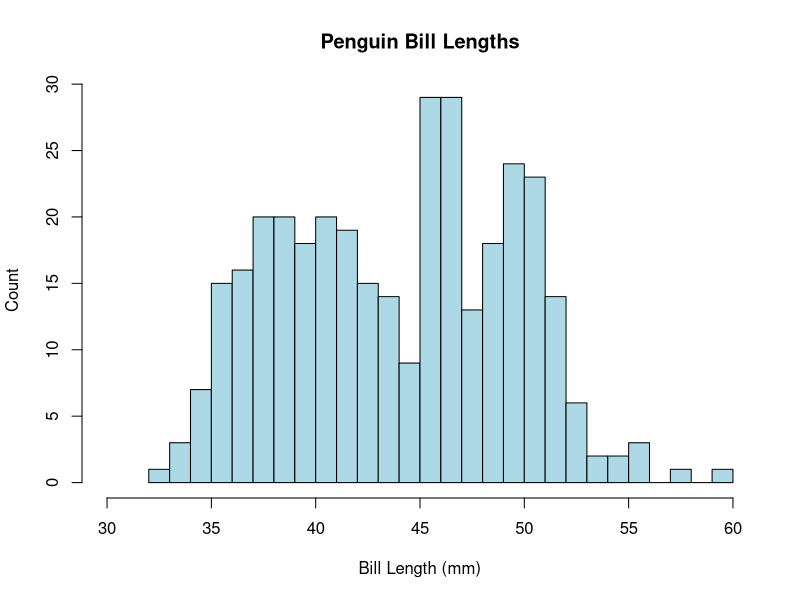
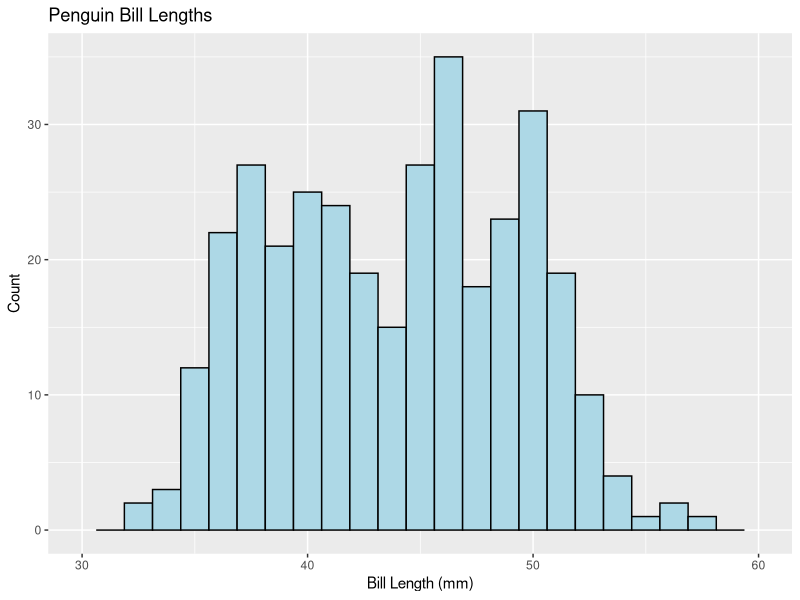
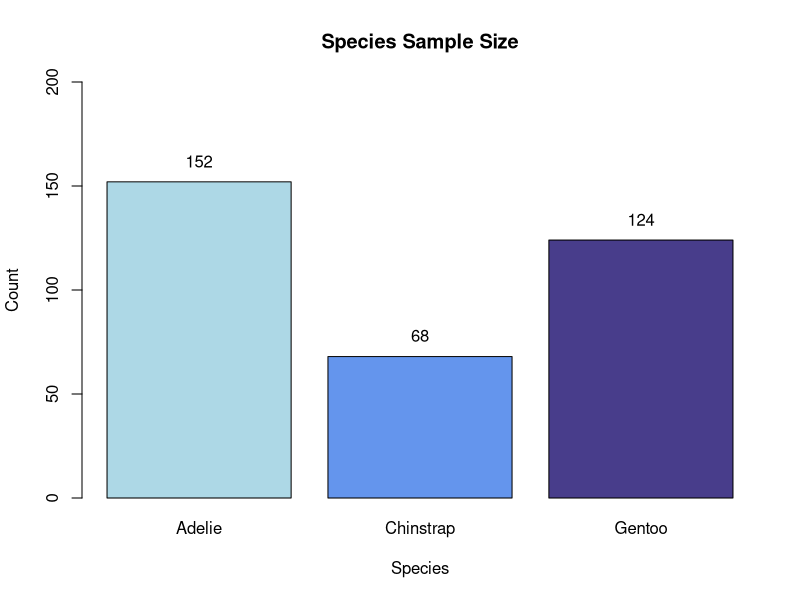
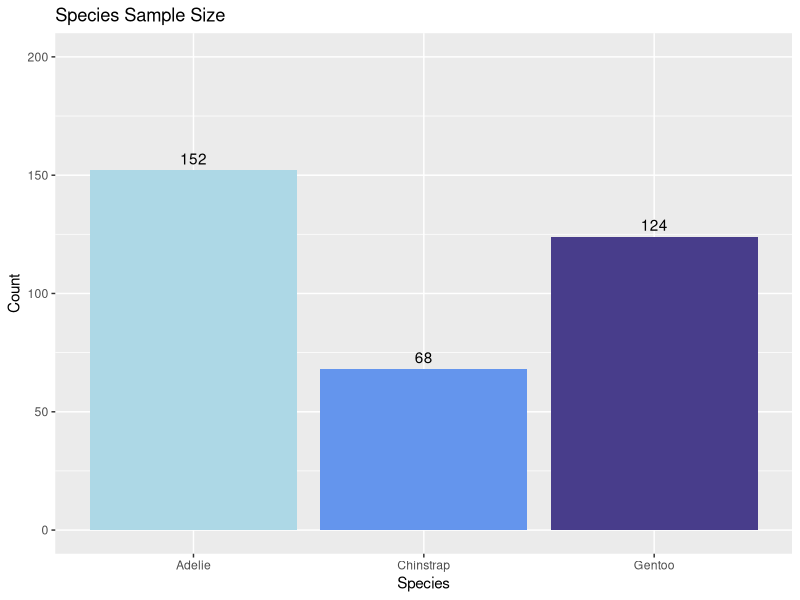
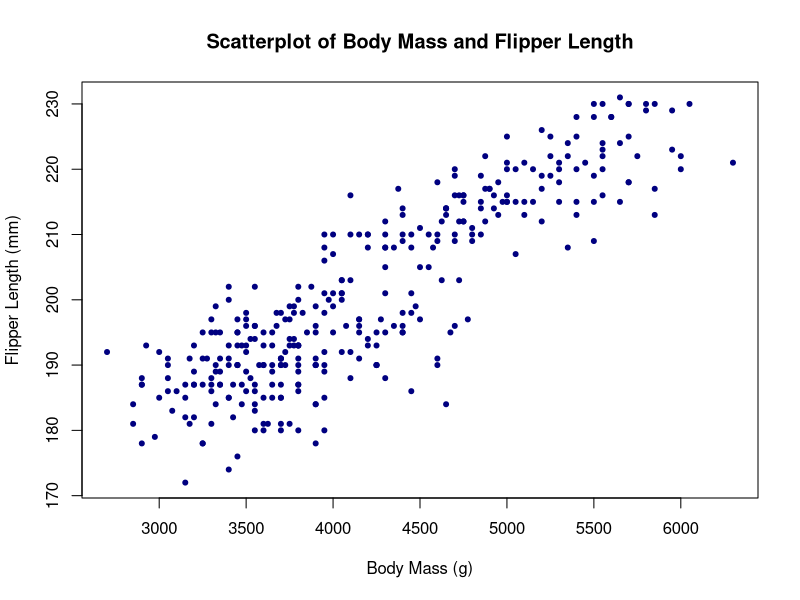
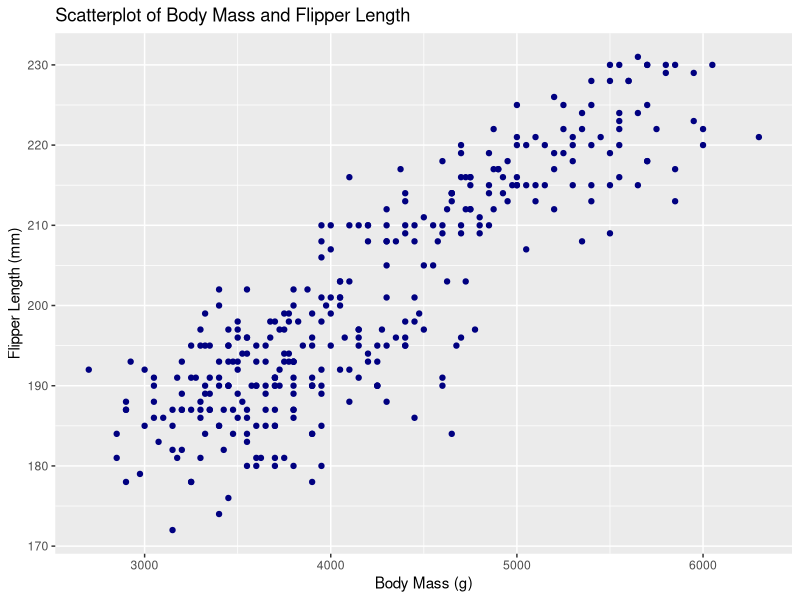
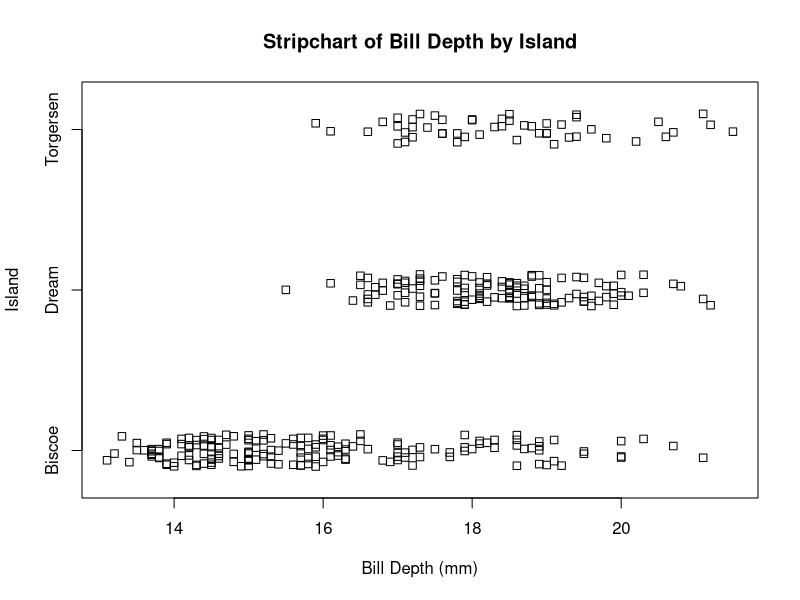
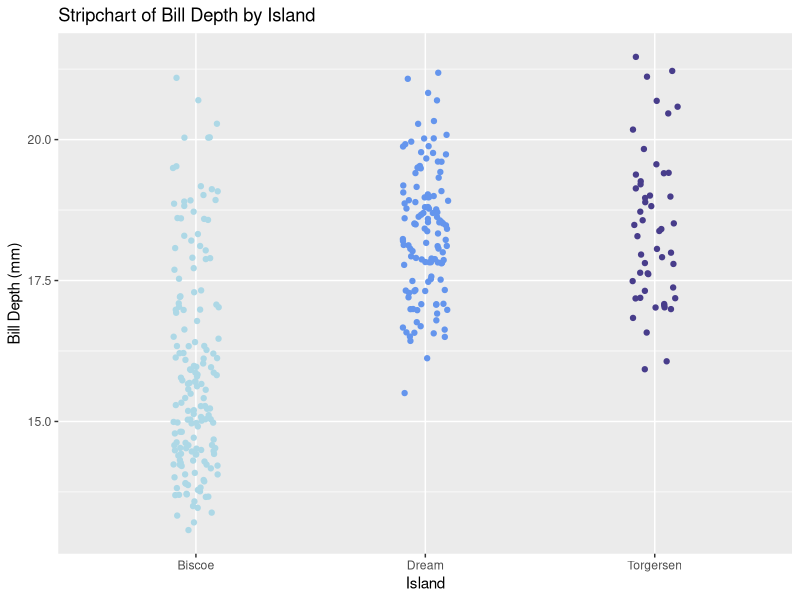

The R source for these figures, in order:
## ---- chunk 1
knitr::opts_chunk$set(comment = '##', prompt = FALSE, collapse = FALSE)
## ---- chunk 2
library(palmerpenguins)
## ---- chunk 3
head(penguins)
## ---- chunk 4
hist(penguins$bill_length_mm, breaks = 25, col = 'lightblue', 
     xlim = c(30, 60),
     main = 'Penguin Bill Lengths', 
     xlab = 'Bill Length (mm)', ylab = 'Count')
## ---- chunk 5
library(ggplot2)

ggplot(penguins, aes(x = bill_length_mm)) +
  geom_histogram(fill = 'lightblue', color = 'black', bins = 25) +
  xlim(30, 60) + 
  labs(title = 'Penguin Bill Lengths',
       x = 'Bill Length (mm)', y = 'Count')
## ---- chunk 6
species_counts <- as.data.frame(xtabs(~ species, data = penguins))
species_counts
## ---- chunk 7
penguin_plot <- barplot(Freq ~ species, data = species_counts, 
                        col = c('lightblue', 'cornflowerblue', 'darkslateblue'),
                        main = 'Species Sample Size', 
                        xlab = 'Species', ylab = 'Count', ylim = c(0, 200))
text(x = penguin_plot, y = species_counts$Freq + 10, 
     labels = species_counts$Freq)
## ---- chunk 8
ggplot(species_counts, aes(x = species, y = Freq)) +
  geom_bar(aes(fill = species), stat = 'identity') +
  
  # scale_fill_manual() is used here for bar-color customization
  scale_fill_manual(values = c('lightblue', 'cornflowerblue', 'darkslateblue')) + 
  labs(title = 'Species Sample Size', x = 'Species', y = 'Count') +
  
  # For simplicity, we omit the legend 
  theme(legend.position = 'none') + 
  ylim(0, 200) + 
  
  # geom_text() is used here to add counts above the bars
  geom_text(aes(label = Freq, vjust = -0.5)) 
## ---- chunk 9
plot(x = penguins$body_mass_g, y = penguins$flipper_length_mm, 
     col = 'navy', pch = 20,
     main = 'Scatterplot of Body Mass and Flipper Length', 
     xlab = 'Body Mass (g)', ylab = 'Flipper Length (mm)')
## ---- chunk 10
ggplot(penguins, aes(x = body_mass_g, y = flipper_length_mm)) +
  geom_point(color = 'navy') +
  labs(title = 'Scatterplot of Body Mass and Flipper Length', 
       x = 'Body Mass (g)', y = 'Flipper Length (mm)')
## ---- chunk 11
stripchart(bill_depth_mm ~ island, data = penguins, 
           method = 'jitter',
           ylab = 'Island', xlab = 'Bill Depth (mm)', 
           main = 'Stripchart of Bill Depth by Island')
## ---- chunk 12
ggplot(penguins, aes(x = island, y = bill_depth_mm)) +
  geom_jitter(aes(color = island), position = position_jitter(0.1)) +
  
  # scale_fill_manual() is used to manually specify group colors 
  # once aes(color = island) is specified in `geom_jitter()`
  scale_color_manual(values = c('lightblue', 'cornflowerblue', 'darkslateblue')) +
  
  labs(title = 'Stripchart of Bill Depth by Island', 
       x = 'Island', y = 'Bill Depth (mm)') +
  theme(legend.position = 'none')
## ---- chunk 13
boxplot(bill_depth_mm ~ island, data = penguins, 
        col = c('lightblue', 'cornflowerblue', 'darkslateblue'),
        main = 'Boxplot of Bill Depth by Island', 
        xlab = 'Island', ylab = 'Bill Depth (mm)')
## ---- chunk 14
ggplot(penguins, aes(x = island, y = bill_depth_mm)) +
  geom_boxplot(aes(fill = island)) +
  scale_fill_manual(values = c('lightblue', 'cornflowerblue', 'darkslateblue')) +
  labs(title = 'Boxplot of Bill Depth by Island', 
       x = 'Island', y = 'Bill Depth (mm)') +
  theme(legend.position = 'none')
## ---- chunk 15
coplot(bill_depth_mm ~ bill_length_mm | species, 
       data = penguins,
       panel = panel.smooth,
       rows = 1, col = "navy")
## ---- chunk 16
coplot(bill_depth_mm ~ bill_length_mm | species * sex, 
       data = penguins,
       panel = panel.smooth,
       col = "navy")
## ---- chunk 17
coplot(flipper_length_mm ~ body_mass_g | bill_length_mm, 
       data = penguins,
       panel = panel.smooth,
       number = 4, 
       rows = 1, col = "navy")
## ---- chunk 18
ggplot(penguins, aes(x = bill_length_mm, y = bill_depth_mm)) +
  geom_point(color = 'navy') +
  
  # Add least-squares line
  geom_smooth(method = 'lm', se = FALSE, color = 'salmon') + 
  
  # Use formula notation, a character vector, or vars() to 
  # specify faceting variables; e.g., ~species, c('species'), 
  # or vars(species)
  facet_wrap(~ species)
## ---- chunk 19
ggplot(penguins, aes(x = bill_length_mm, y = bill_depth_mm)) +
  geom_point(color = 'navy') +
  geom_smooth(method = 'lm', se = F, color = 'salmon') +
  facet_wrap(vars(species, sex))

ggplot(penguins, aes(x = bill_length_mm, y = bill_depth_mm)) +
  geom_point(color = 'navy') +
  geom_smooth(method = 'lm', se = F, color = 'salmon') +
  
  # Note that facet_grid() has separate `rows` and `cols` arguments 
  # for specifying faceting variables
  facet_grid(rows = vars(sex), cols = vars(species)) 
